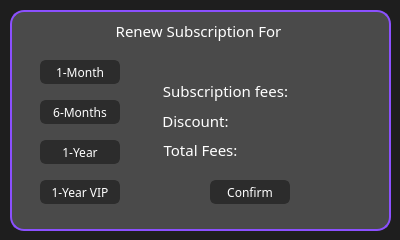
<?xml version="1.0" encoding="UTF-8"?>
<ui version="4.0">
 <class>renewMembersClass</class>
 <widget class="QWidget" name="renewMembersClass">
  <property name="geometry">
   <rect>
    <x>0</x>
    <y>0</y>
    <width>400</width>
    <height>240</height>
   </rect>
  </property>
  <property name="windowTitle">
   <string>Form</string>
  </property>
  <property name="styleSheet">
   <string notr="true">background-color:#1e1e1e;</string>
  </property>
  <widget class="QPushButton" name="Month">
   <property name="geometry">
    <rect>
     <x>40</x>
     <y>60</y>
     <width>80</width>
     <height>24</height>
    </rect>
   </property>
   <property name="font">
    <font>
     <family>Futura</family>
    </font>
   </property>
   <property name="styleSheet">
    <string notr="true">QPushButton {
    background-color: #2c2c2c;  
    color: white;
    border: 2px solid #2c2c2c;
    border-radius: 6px;
}

QPushButton:hover {
    background-color: #8B50FF ; 
    border: 2px solid #8B50FF ;
    color: white;
}

QPushButton:pressed {
    background-color: #6F3FCC; 
}
QPushButton:checked {
    background-color: #6F3FCC;
    border: 2px solid #6F3FCC;
    color: white;
}</string>
   </property>
   <property name="text">
    <string>1-Month</string>
   </property>
   <property name="checkable">
    <bool>true</bool>
   </property>
  </widget>
  <widget class="QPushButton" name="sixMonth">
   <property name="geometry">
    <rect>
     <x>40</x>
     <y>100</y>
     <width>80</width>
     <height>24</height>
    </rect>
   </property>
   <property name="font">
    <font>
     <family>Futura</family>
    </font>
   </property>
   <property name="styleSheet">
    <string notr="true">QPushButton {
    background-color: #2c2c2c;  
    color: white;
    border: 2px solid #2c2c2c;
    border-radius: 6px;
}

QPushButton:hover {
    background-color: #8B50FF ; 
    border: 2px solid #8B50FF ;
    color: white;
}

QPushButton:pressed {
    background-color: #6F3FCC; 
}
QPushButton:checked {
    background-color: #6F3FCC;
    border: 2px solid #6F3FCC;
    color: white;
}</string>
   </property>
   <property name="text">
    <string>6-Months</string>
   </property>
   <property name="checkable">
    <bool>true</bool>
   </property>
  </widget>
  <widget class="QPushButton" name="Year">
   <property name="geometry">
    <rect>
     <x>40</x>
     <y>140</y>
     <width>80</width>
     <height>24</height>
    </rect>
   </property>
   <property name="font">
    <font>
     <family>Futura</family>
    </font>
   </property>
   <property name="styleSheet">
    <string notr="true">QPushButton {
    background-color: #2c2c2c;  
    color: white;
    border: 2px solid #2c2c2c;
    border-radius: 6px;
}

QPushButton:hover {
    background-color: #8B50FF ; 
    border: 2px solid #8B50FF ;
    color: white;
}

QPushButton:pressed {
    background-color: #6F3FCC; 
}
QPushButton:checked {
    background-color: #6F3FCC;
    border: 2px solid #6F3FCC;
    color: white;
}</string>
   </property>
   <property name="text">
    <string>1-Year</string>
   </property>
   <property name="checkable">
    <bool>true</bool>
   </property>
  </widget>
  <widget class="QPushButton" name="YearVIP">
   <property name="geometry">
    <rect>
     <x>40</x>
     <y>180</y>
     <width>80</width>
     <height>24</height>
    </rect>
   </property>
   <property name="font">
    <font>
     <family>Futura</family>
    </font>
   </property>
   <property name="styleSheet">
    <string notr="true">QPushButton {
    background-color: #2c2c2c;  
    color: white;
    border: 2px solid #2c2c2c;
    border-radius: 6px;
}

QPushButton:hover {
    background-color: #8B50FF ; 
    border: 2px solid #8B50FF ;
    color: white;
}

QPushButton:pressed {
    background-color: #6F3FCC; 
}
QPushButton:checked {
    background-color: #6F3FCC;
    border: 2px solid #6F3FCC;
    color: white;
}</string>
   </property>
   <property name="text">
    <string>1-Year VIP</string>
   </property>
   <property name="checkable">
    <bool>true</bool>
   </property>
   <property name="checked">
    <bool>false</bool>
   </property>
  </widget>
  <widget class="QLabel" name="label">
   <property name="geometry">
    <rect>
     <x>10</x>
     <y>10</y>
     <width>381</width>
     <height>221</height>
    </rect>
   </property>
   <property name="styleSheet">
    <string notr="true">	background-color: #4A4A4A;
    border: 2px solid #8B50FF ;
    border-radius: 14px;
</string>
   </property>
   <property name="text">
    <string/>
   </property>
  </widget>
  <widget class="QLabel" name="Title">
   <property name="geometry">
    <rect>
     <x>10</x>
     <y>20</y>
     <width>381</width>
     <height>21</height>
    </rect>
   </property>
   <property name="font">
    <font>
     <family>Futura</family>
     <pointsize>11</pointsize>
    </font>
   </property>
   <property name="styleSheet">
    <string notr="true">background-color:transparent;
color:white;</string>
   </property>
   <property name="text">
    <string>Renew Subscription For </string>
   </property>
   <property name="alignment">
    <set>Qt::AlignmentFlag::AlignCenter</set>
   </property>
  </widget>
  <widget class="QLabel" name="label_3">
   <property name="geometry">
    <rect>
     <x>150</x>
     <y>80</y>
     <width>151</width>
     <height>21</height>
    </rect>
   </property>
   <property name="font">
    <font>
     <family>Futura</family>
     <pointsize>11</pointsize>
    </font>
   </property>
   <property name="styleSheet">
    <string notr="true">background-color:transparent;
color:white;</string>
   </property>
   <property name="text">
    <string>Subscription fees:</string>
   </property>
   <property name="alignment">
    <set>Qt::AlignmentFlag::AlignCenter</set>
   </property>
  </widget>
  <widget class="QLabel" name="label_4">
   <property name="geometry">
    <rect>
     <x>140</x>
     <y>110</y>
     <width>111</width>
     <height>21</height>
    </rect>
   </property>
   <property name="font">
    <font>
     <family>Futura</family>
     <pointsize>11</pointsize>
    </font>
   </property>
   <property name="styleSheet">
    <string notr="true">background-color:transparent;
color:white;</string>
   </property>
   <property name="text">
    <string>Discount:</string>
   </property>
   <property name="alignment">
    <set>Qt::AlignmentFlag::AlignCenter</set>
   </property>
  </widget>
  <widget class="QLabel" name="label_5">
   <property name="geometry">
    <rect>
     <x>150</x>
     <y>139</y>
     <width>101</width>
     <height>21</height>
    </rect>
   </property>
   <property name="font">
    <font>
     <family>Futura</family>
     <pointsize>11</pointsize>
    </font>
   </property>
   <property name="styleSheet">
    <string notr="true">background-color:transparent;
color:white;</string>
   </property>
   <property name="text">
    <string>Total Fees:</string>
   </property>
   <property name="alignment">
    <set>Qt::AlignmentFlag::AlignCenter</set>
   </property>
  </widget>
  <widget class="QLabel" name="subFees">
   <property name="geometry">
    <rect>
     <x>280</x>
     <y>80</y>
     <width>111</width>
     <height>21</height>
    </rect>
   </property>
   <property name="font">
    <font>
     <family>Futura</family>
     <pointsize>11</pointsize>
    </font>
   </property>
   <property name="styleSheet">
    <string notr="true">background-color:transparent;
color:white;</string>
   </property>
   <property name="text">
    <string/>
   </property>
   <property name="alignment">
    <set>Qt::AlignmentFlag::AlignCenter</set>
   </property>
  </widget>
  <widget class="QLabel" name="discount">
   <property name="geometry">
    <rect>
     <x>220</x>
     <y>110</y>
     <width>111</width>
     <height>21</height>
    </rect>
   </property>
   <property name="font">
    <font>
     <family>Futura</family>
     <pointsize>11</pointsize>
    </font>
   </property>
   <property name="styleSheet">
    <string notr="true">background-color:transparent;
color:white;</string>
   </property>
   <property name="text">
    <string/>
   </property>
   <property name="alignment">
    <set>Qt::AlignmentFlag::AlignCenter</set>
   </property>
  </widget>
  <widget class="QLabel" name="totalFees">
   <property name="geometry">
    <rect>
     <x>220</x>
     <y>140</y>
     <width>111</width>
     <height>21</height>
    </rect>
   </property>
   <property name="font">
    <font>
     <family>Futura</family>
     <pointsize>11</pointsize>
    </font>
   </property>
   <property name="styleSheet">
    <string notr="true">background-color:transparent;
color:white;</string>
   </property>
   <property name="text">
    <string/>
   </property>
   <property name="alignment">
    <set>Qt::AlignmentFlag::AlignCenter</set>
   </property>
  </widget>
  <widget class="QPushButton" name="confirm">
   <property name="geometry">
    <rect>
     <x>210</x>
     <y>180</y>
     <width>80</width>
     <height>24</height>
    </rect>
   </property>
   <property name="font">
    <font>
     <family>Futura</family>
    </font>
   </property>
   <property name="styleSheet">
    <string notr="true">QPushButton {
    background-color: #2c2c2c;  
    color: white;
    border: 2px solid #2c2c2c;
    border-radius: 6px;
}

QPushButton:hover {
    background-color: #8B50FF ; 
    border: 2px solid #8B50FF ;
    color: white;
}

QPushButton:pressed {
    background-color: #6F3FCC; 
}
</string>
   </property>
   <property name="text">
    <string>Confirm</string>
   </property>
  </widget>
  <zorder>label</zorder>
  <zorder>Month</zorder>
  <zorder>sixMonth</zorder>
  <zorder>Year</zorder>
  <zorder>YearVIP</zorder>
  <zorder>Title</zorder>
  <zorder>label_3</zorder>
  <zorder>label_4</zorder>
  <zorder>label_5</zorder>
  <zorder>subFees</zorder>
  <zorder>discount</zorder>
  <zorder>totalFees</zorder>
  <zorder>confirm</zorder>
 </widget>
 <resources/>
 <connections/>
</ui>
